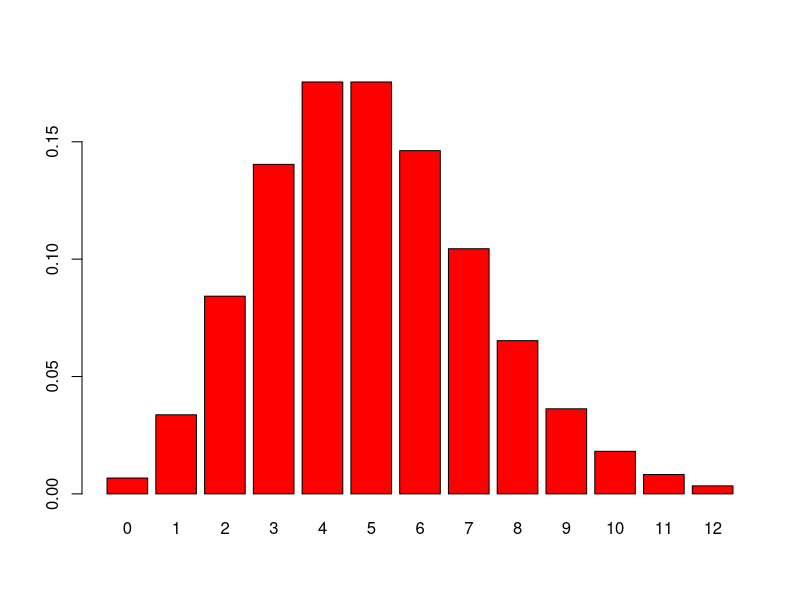
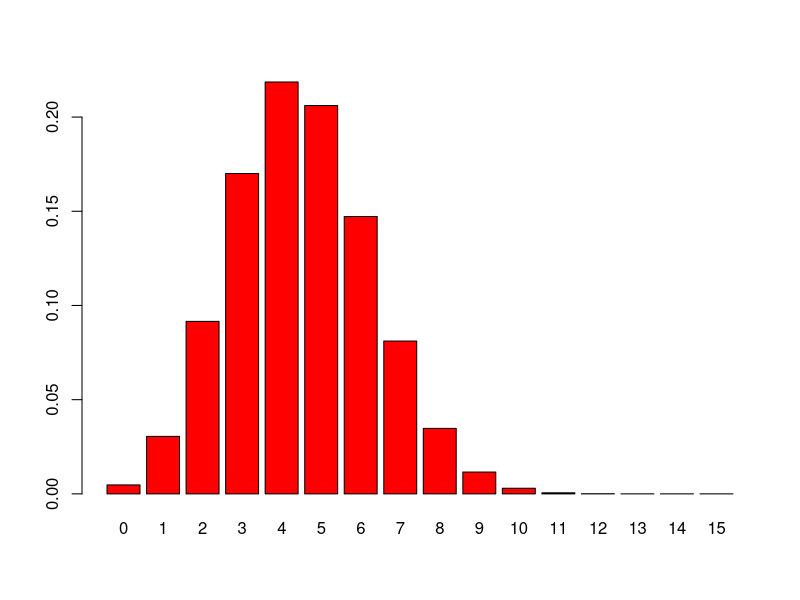
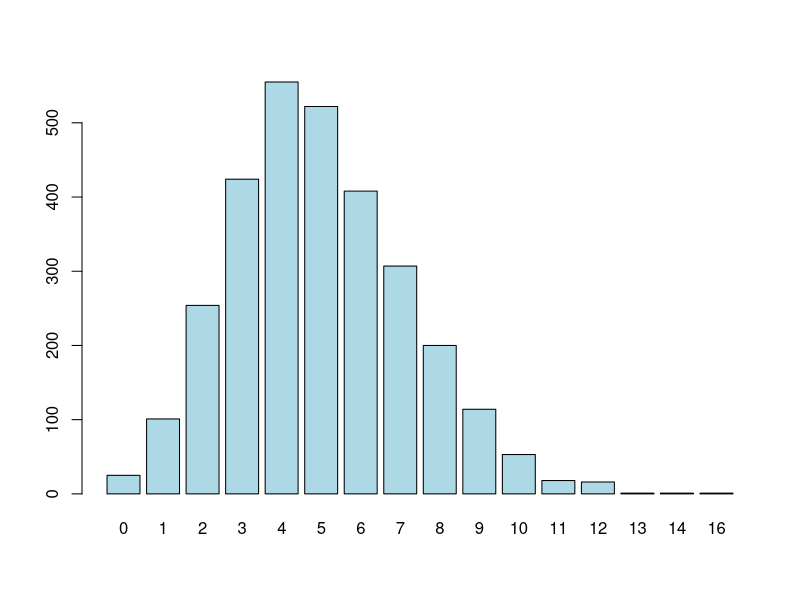

These charts were generated, in order, by the following R code:
## ---- chunk 1
knitr::opts_chunk$set(echo = TRUE)
## ---- chunk 2
dpois(x = 3, lambda = 5)
## ---- chunk 3
dpois(x = 0:12, lambda = 5)
barplot(dpois(0:12, 5), names.arg = 0:12, col = "red")
## ---- chunk 4
genotype = c("AA","AO","BB","AO","OO","AO","AA","BO","BO",
             "AO","BB","AO","BO","AB","OO","AB","BB","AO","AO")

table(genotype)

# convert to factors
genotypeF = factor(genotype)
levels(genotypeF)
table(genotypeF)
## ---- chunk 5
rbinom(15, prob = 0.5, size = 1)
## ---- chunk 6
rbinom(15, 2/3, size = 1)
## ---- chunk 7
set.seed(202)
rbinom(1, prob = 2/3, size = 12)
## ---- chunk 8
probabilities = dbinom(0:15, prob = 0.3, size = 15)
round(probabilities, 2)
barplot(probabilities, names.arg = 0:15, col = "red")
## ---- chunk 9
rbinom(n = 1, prob = 5*10^-4, size = 10000)

sim <- rbinom(n = 3000, prob = 5*10^-4, size = 10000)
barplot(table(sim),  col = "light blue")
## ---- chunk 10
rbinom(n = 1, prob = 0.01, size = 50)

# poisson = n*p
dpois(x = 50, lambda = 0.5)
## ---- chunk 11
# can calculate this way 
1-ppois(6, 0.5)

# or this way
ppois(6, 0.5, lower.tail = FALSE)
## ---- chunk 12
maxes = replicate(100000, {
  max(rpois(100, 0.5))
})

table(maxes)
